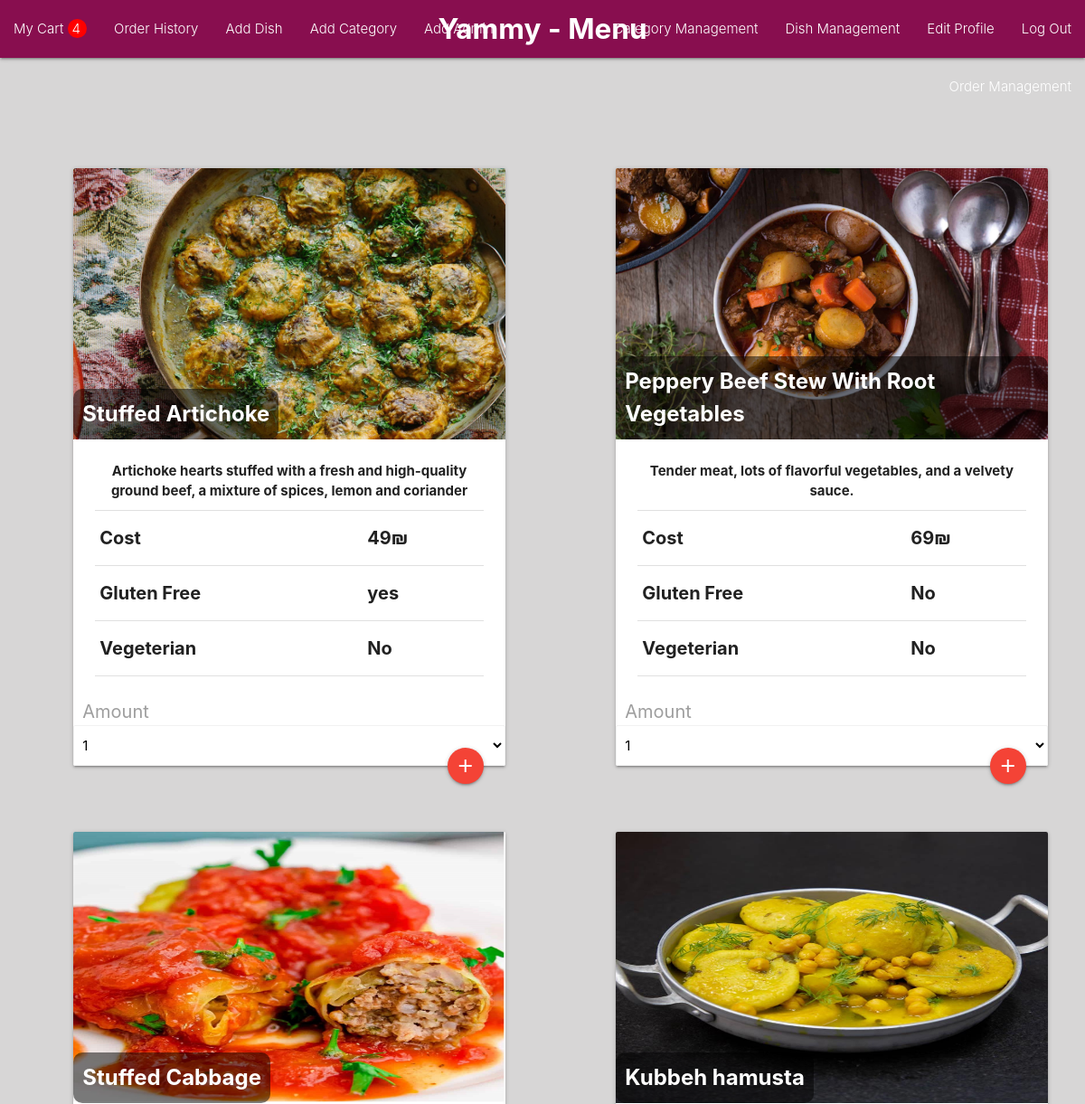
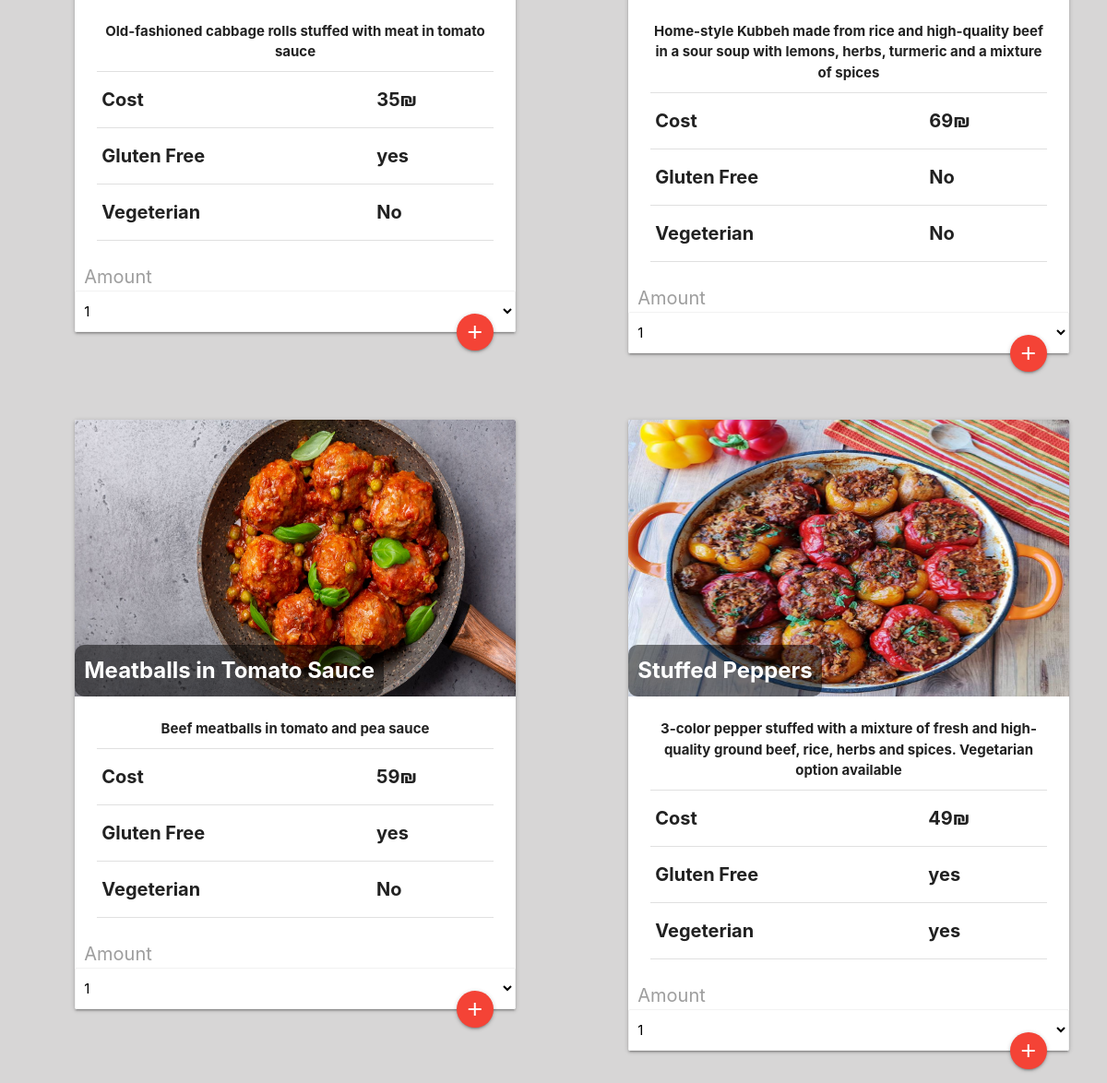
Page /dish/show_dishes/1 (signed in) on the committed database (2 pictures, top to bottom).
### models/dish.py (models this page shows)
class Dish(db.Model):
    id = db.Column(db.Integer,primary_key=True)
    name = db.Column(db.String(200),nullable=False)
    price = db.Column(db.Integer,nullable=False)
    description = db.Column(db.Text)
    image = db.Column(db.String(500),nullable=False)
    is_gluten_free = db.Column(db.Boolean,nullable=False)
    is_vegeterian = db.Column(db.Boolean,nullable=False)
    category_id = db.Column(db.Integer,db.ForeignKey('category.id'))
    cart_association = db.relationship('Items', back_populates='dish')
    carts = association_proxy('cart_association', 'cart')

### controllers/dishes.py (the view)
@login_required
def show_dishes(id):
    form = Form()
    category = Category.query.get(id)
    return render_template('dishes/show_dishes.html',category=category,form=form)

### models/form.py
class Form(FlaskForm):
    username = StringField("Username",validators=[DataRequired()])
    password = PasswordField("Password",validators=[DataRequired()])
    new_password = StringField("Password",validators=[DataRequired()])
    first_name = StringField("First Name",validators=[DataRequired()])
    last_name = StringField("Last Name",validators=[DataRequired()])
    remember_me = BooleanField("Remember me")
    name = StringField("Name",validators=[DataRequired()])
    price = IntegerField("Price")
    description = StringField("About the dish")
    image = StringField("Image",validators=[DataRequired()])
    is_gluten_free = BooleanField("Gluten Free")
    is_vegeterian = BooleanField("Vegeterian")
    amount = SelectField("Amount",choices=[(num,num) for num in range(1,11)])
    address = StringField("Address",validators=[DataRequired()])
    comment = TextAreaField("Special Request",validators=[DataRequired()])

### auth.py (called while the page is built)
@login_manager.user_loader
def load_user(user_id):
    return User.query.get(int(user_id))

### templates/dishes/show_dishes.html (shortened to what this page needs)
{% if current_user.is_staff %} {% extends 'layouts/admin_layout.html' %}
{% else %} {% extends 'layouts/layout.html' %} {% endif %}
{% block content %}
<div style="display: flex;flex-wrap: wrap;">
{% for dish in category.dishes %}
<div class="row">
  <div style="width: 600px;height: 300px;margin-top: 30px;" class="container">
    <div style="margin-left: 70px;" class="col s12 m10">
      <div class="card">
        <div class="card-image">
          <img style="height: 300px;" src="{{url_for('static', filename=dish.image)}}">
          <span style="font-weight: bold;background-color: rgba(0,0,0,0.5);border-radius: 10px;padding: 10px;" class="card-title">{{dish.name}}</span>
        </div>
        <div class="card-content">
          <p class="center" style="margin-bottom: 10px;font-weight: bold;">{{dish.description}}</p>
          <table style="font-weight: bold;font-size: 20px">
            <tr>
              <td>Cost</td>
              <td>
                {{dish.price}}₪
              </td>
            </tr>
            <tr>
              <td>Gluten Free</td>
              <td>{% if dish.is_gluten_free %}yes{% else %}No{% endif %}</td>
            </tr>
            <tr>
              <td>Vegeterian</td>
              <td>{% if dish.is_vegeterian %}yes{% else %}No{% endif %}</td>
            </tr>
          </table>
        </div>
        <div>
            <form action="{{url_for('order.add_to_cart',id=dish.id)}}" method="POST">
                <div>{{form.amount.label (style="font-size:20px; margin-left:10px")}}</div>
                <div>{{form.amount (class="browser-default")}}</div>
                <button type="submit" class="btn-floating halfway-fab waves-effect waves-light red"><i class="material-icons">add</i></button>
                </form>
        </div>
      </div>
      </div>
    </div>
    </div>
{% endfor %}
</div>
{% endblock %}

### rows in the picture
Dish: image (picture), name "Stuffed Artichoke", description "Artichoke hearts stuffed with a fresh and high-quality ground beef, a mixture of spices, lemon and coriander", price "49", is_gluten_free "yes", is_vegeterian "No", amount "Amount"
Dish: image (picture), name "Peppery Beef Stew With Root Vegetables", description "Tender meat, lots of flavorful vegetables, and a velvety sauce.", price "69", is_gluten_free "No", is_vegeterian "No", amount "Amount"
Dish: image (picture), name "Stuffed Cabbage", description "Old-fashioned cabbage rolls stuffed with meat in tomato sauce", price "35", is_gluten_free "yes", is_vegeterian "No", amount "Amount"
Dish: image (picture), name "Kubbeh hamusta", description "Home-style Kubbeh made from rice and high-quality beef in a sour soup with lemons, herbs, turmeric and a mixture of spices", price "69", is_gluten_free "No", is_vegeterian "No", amount "Amount"
Dish: image (picture), name "Meatballs in Tomato Sauce", description "Beef meatballs in tomato and pea sauce", price "59", is_gluten_free "yes", is_vegeterian "No", amount "Amount"
Dish: image (picture), name "Stuffed Peppers", description "3-color pepper stuffed with a mixture of fresh and high-quality ground beef, rice, herbs and spices. Vegetarian option available", price "49", is_gluten_free "yes", is_vegeterian "yes", amount "Amount"

### other values in the picture
{{ len(current_user.carts[-1].dish_association) }} "4"
